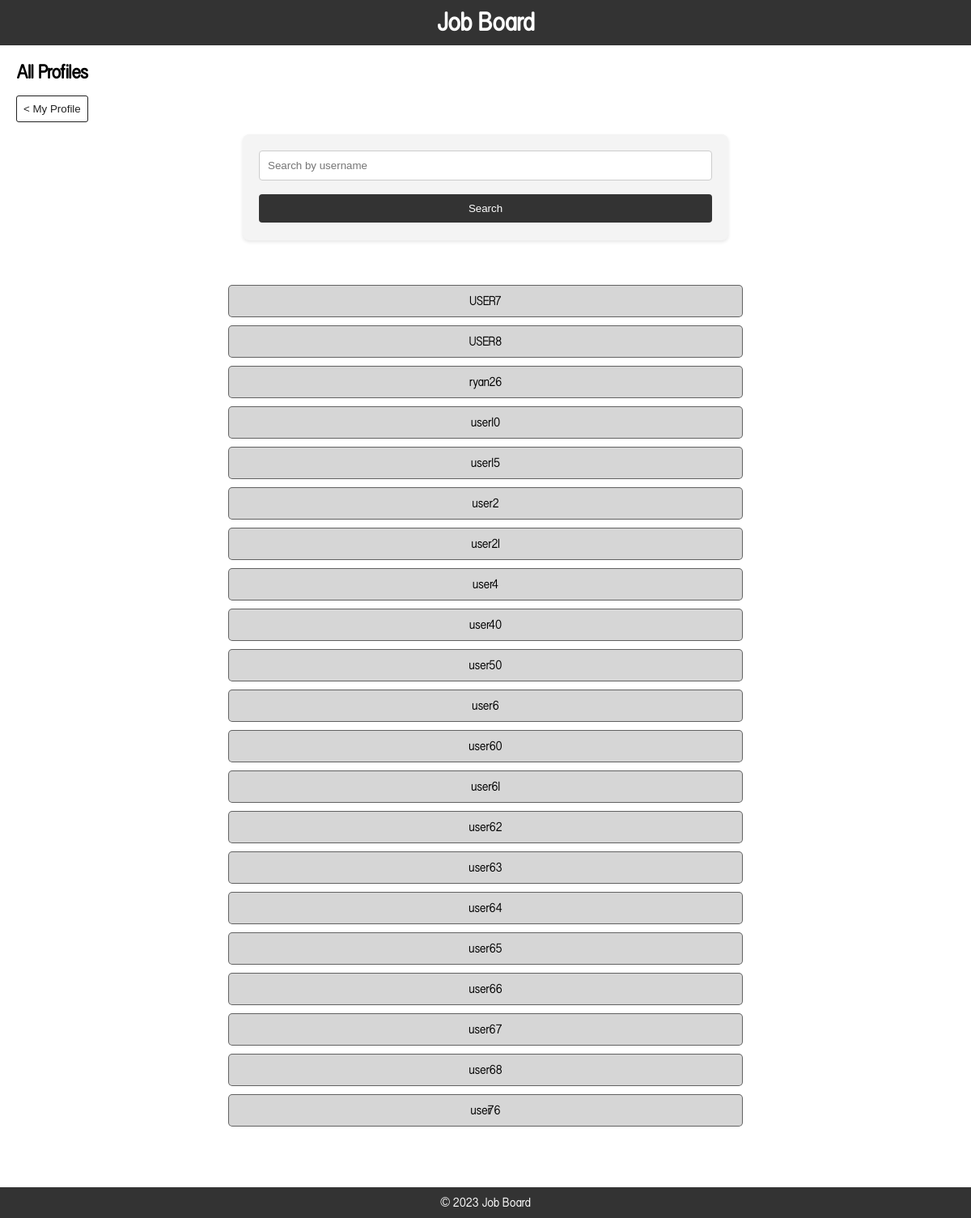
The page /all_profiles/ on the database its author committed.
### jobBoard/models.py (models this page shows)
class UserProfile(models.Model):
    user = models.OneToOneField(User, on_delete=models.CASCADE)
    is_employer = models.BooleanField(default=False)
    phone_number = models.CharField(max_length=15, blank=True)
    country = models.CharField(max_length=50, blank=True)
    linkedin_account = models.URLField(blank=True)
    profile_picture = models.ImageField(upload_to='profile_pics/', blank=True)
    description = models.TextField()
    education = models.CharField(max_length=100, blank=True)
    current_job = models.CharField(max_length=100, blank=True)
    previous_jobs_experience = models.TextField(blank=True)
    skills = models.ManyToManyField('Skill', blank=True)
    join_date = models.DateTimeField(auto_now_add=True)

### jobBoard/views.py (the view)
# urls.py: path('all_profiles/', all_profiles, name='all_profiles'),
def all_profiles(request):
    search_query = request.GET.get('search', '')
    profiles = UserProfile.objects.filter(user__username__icontains=search_query)
    return render(request, 'jobBoard/all_profiles.html', {'profiles': profiles})

### jobBoard/templates/jobBoard/all_profiles.html (shortened to what this page needs)
{% extends 'base.html' %}
{% block content %}
    <h2>All Profiles</h2>
    <button type="button" class="back-to-profile-btn"><a
                            href="{% url 'user_profile' username=request.user.username %}">< My Profile</a></button>
    <form method="GET" action="{% url 'all_profiles' %}">
        <input type="text" name="search" placeholder="Search by username">
        <button type="submit">Search</button>
    </form>
    <ul class="all-profiles">
        {% for profile in profiles %}
            <li><a class="test" href="{% url 'user_profile' profile.user.username %}">{{ profile.user.username }}</a>
            </li>
        {% endfor %}
    </ul>
{% endblock %}

### jobBoard/templates/base.html (shortened to what this page needs)
{% load static %}
<!DOCTYPE html>
<html lang="en">
<head>
    <link rel="stylesheet" href="{% static 'css/styles.css' %}">
    <link rel="stylesheet" href="{% static 'css/media-queries.css' %}">
</head>
<body>
    <header>
        <h1>{% block header %}Job Board{% endblock %}</h1>
    </header>
    <main>
        {% block content %}{% endblock %}
    </main>
    <footer>
        <p>&copy; 2023 Job Board</p>
    </footer>
</body>
</html>

### jobBoard/static/css/styles.css (style rules this page uses)
* { margin: 0; padding: 0; box-sizing: border-box; }
body { font-family: acid ,Arial, sans-serif; display: flex; flex-direction: column; min-height: 100vh; }
a { text-decoration: none; color: white; }
ul { list-style-type: none; }
footer { flex-shrink: 0; }
header, footer { background-color: #333; color: white; padding: 10px; text-align: center; }
header h1, footer p { margin: 0; }
main { padding: 20px; flex: 1; }
form { max-width: 600px; margin: 0 auto; background-color: #f4f4f4; padding: 20px; border-radius: 8px; box-shadow: 0 2px 4px rgba(0, 0, 0, 0.1); text-align: center; }
form input[type="text"], form input[type="email"], form input[type="password"], form input[type="url"], form input[type="file"], form textarea, form select, #selectedSkills { width: 100%; padding: 10px; margin-bottom: 15px; border: 1px solid #ccc; border-radius: 4px; box-sizing: border-box; }
form button[type="submit"], .login-btn, .reg-btn, .edit-profile-btn { width: 100%; background-color: #333; color: white; border: none; padding: 10px 20px; border-radius: 4px; cursor: pointer; margin: 2px auto; }
.all-profiles { display: flex; flex-direction: column; justify-content: center; align-items: center; margin: 50px; }
.all-profiles li { text-align: center; background-color: rgba(0, 0, 0, 0.16); border: solid 0.5px rgba(0, 0, 0, 0.55); width: 60%; border-radius: 5px; padding: 10px; margin: 5px; }
.all-profiles li a { color: black; }
.back-to-profile-btn { margin: 15px 0; padding: 8px; border-radius: 3px; border: 0.3px solid rgba(0, 0, 0, 0.87); background-color: transparent; }
.back-to-profile-btn a { color: rgba(0, 0, 0, 0.87); }

### rows shown on the page
UserProfile: user.username "USER7"
UserProfile: user.username "USER8"
UserProfile: user.username "ryan26"
UserProfile: user.username "user10"
UserProfile: user.username "user15"
UserProfile: user.username "user2"
UserProfile: user.username "user21"
UserProfile: user.username "user4"
UserProfile: user.username "user40"
UserProfile: user.username "user50"
UserProfile: user.username "user6"
UserProfile: user.username "user60"
UserProfile: user.username "user61"
UserProfile: user.username "user62"
UserProfile: user.username "user63"
UserProfile: user.username "user64"
UserProfile: user.username "user65"
UserProfile: user.username "user66"
UserProfile: user.username "user67"
UserProfile: user.username "user68"
UserProfile: user.username "user76"
